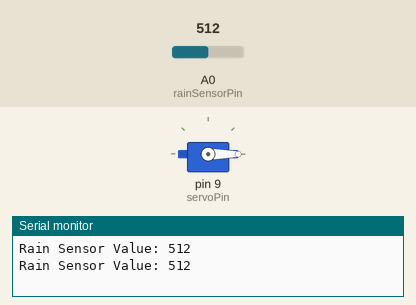
This sketch was run on a simulated Arduino Uno, built with avr-gcc and run on an emulated ATmega328P. Parts: servo, the last lines printed to the serial monitor. The test bench sets the inputs (shaded band); at power-on: A0 (rainSensorPin) = 512.

Above: at 1.8 s.
1.9 s: A0 (rainSensorPin) set to 585
3.4 s: A0 (rainSensorPin) set to 609
At 4.3 s:
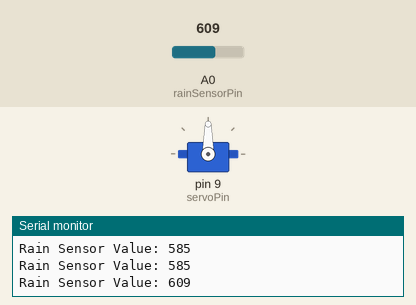
5.5 s: A0 (rainSensorPin) set to 590
At 7.0 s:
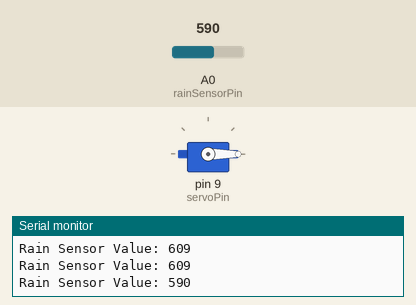
7.5 s: A0 (rainSensorPin) set to 610
At 8.6 s:
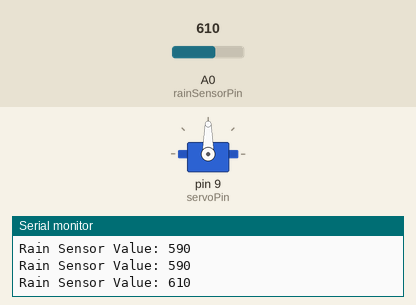
Timing chart, 0 to 10.5 s (numbered marks = the images above; inputs shaded):
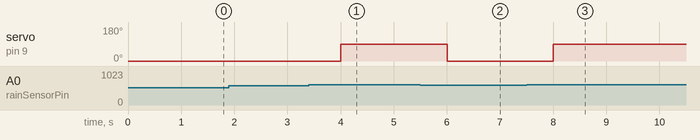

Measured:
- the behaviour switches between 599 and 600 on A0 (rainSensorPin) (found by bisection; images 0 and 1)
- after the input at 3.4 s, servo on pin 9 (servoPin): 0° → 90° after 0.60 s
- after the input at 5.5 s, servo on pin 9 (servoPin): 90° → 0° after 0.50 s
- after the input at 7.5 s, servo on pin 9 (servoPin): 0° → 90° after 0.50 s

The sketch:

IoT_Smart_Clothesline_System.ino
```cpp
#include <Servo.h>

const int rainSensorPin = A0;     // Rain sensor analog output
const int threshold = 600;        // Adjust depending on sensitivity
const int servoPin = 9;

Servo myServo;

void setup() {
  Serial.begin(9600);
  myServo.attach(servoPin);
  myServo.write(0); // Clothesline extended
  pinMode(rainSensorPin, INPUT);
}

void loop() {
  int rainValue = analogRead(rainSensorPin);
  Serial.print("Rain Sensor Value: ");
  Serial.println(rainValue);

  if (rainValue < threshold) {
    myServo.write(0);  // No rain → extend
  } else {
    myServo.write(90); // Rain → retract
  }

  delay(1000);
}
```
